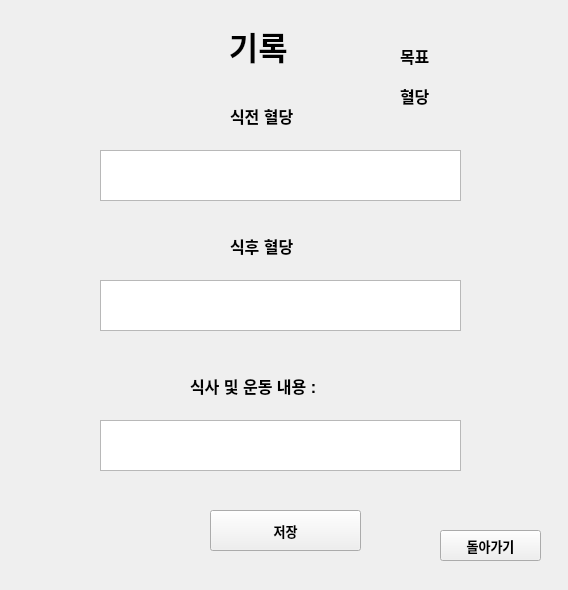
<?xml version="1.0" encoding="UTF-8"?>
<ui version="4.0">
 <class>Form</class>
 <widget class="QWidget" name="Form">
  <property name="geometry">
   <rect>
    <x>0</x>
    <y>0</y>
    <width>568</width>
    <height>590</height>
   </rect>
  </property>
  <property name="windowTitle">
   <string>Form</string>
  </property>
  <widget class="QLabel" name="label">
   <property name="geometry">
    <rect>
     <x>220</x>
     <y>20</y>
     <width>121</width>
     <height>51</height>
    </rect>
   </property>
   <property name="font">
    <font>
     <family>Arial</family>
     <pointsize>24</pointsize>
     <weight>75</weight>
     <bold>true</bold>
    </font>
   </property>
   <property name="text">
    <string> 기록</string>
   </property>
  </widget>
  <widget class="QTextEdit" name="text_1">
   <property name="geometry">
    <rect>
     <x>100</x>
     <y>150</y>
     <width>361</width>
     <height>51</height>
    </rect>
   </property>
  </widget>
  <widget class="QLabel" name="label_2">
   <property name="geometry">
    <rect>
     <x>230</x>
     <y>90</y>
     <width>111</width>
     <height>51</height>
    </rect>
   </property>
   <property name="font">
    <font>
     <family>Arial</family>
     <pointsize>12</pointsize>
     <weight>75</weight>
     <bold>true</bold>
    </font>
   </property>
   <property name="text">
    <string>식전 혈당 </string>
   </property>
  </widget>
  <widget class="QLabel" name="label_3">
   <property name="geometry">
    <rect>
     <x>230</x>
     <y>220</y>
     <width>271</width>
     <height>51</height>
    </rect>
   </property>
   <property name="font">
    <font>
     <family>Arial</family>
     <pointsize>12</pointsize>
     <weight>75</weight>
     <bold>true</bold>
    </font>
   </property>
   <property name="text">
    <string>식후 혈당 </string>
   </property>
  </widget>
  <widget class="QTextEdit" name="text_2">
   <property name="geometry">
    <rect>
     <x>100</x>
     <y>280</y>
     <width>361</width>
     <height>51</height>
    </rect>
   </property>
  </widget>
  <widget class="QLabel" name="label_4">
   <property name="geometry">
    <rect>
     <x>190</x>
     <y>360</y>
     <width>271</width>
     <height>51</height>
    </rect>
   </property>
   <property name="font">
    <font>
     <family>Arial</family>
     <pointsize>12</pointsize>
     <weight>75</weight>
     <bold>true</bold>
    </font>
   </property>
   <property name="text">
    <string>식사 및 운동 내용 :</string>
   </property>
  </widget>
  <widget class="QTextEdit" name="text_3">
   <property name="geometry">
    <rect>
     <x>100</x>
     <y>420</y>
     <width>361</width>
     <height>51</height>
    </rect>
   </property>
  </widget>
  <widget class="QPushButton" name="savebutton">
   <property name="geometry">
    <rect>
     <x>210</x>
     <y>510</y>
     <width>151</width>
     <height>41</height>
    </rect>
   </property>
   <property name="font">
    <font>
     <family>Arial</family>
     <pointsize>10</pointsize>
     <weight>75</weight>
     <bold>true</bold>
    </font>
   </property>
   <property name="text">
    <string>저장</string>
   </property>
   <property name="checkable">
    <bool>false</bool>
   </property>
   <property name="autoDefault">
    <bool>false</bool>
   </property>
  </widget>
  <widget class="QPushButton" name="backbutton">
   <property name="geometry">
    <rect>
     <x>440</x>
     <y>530</y>
     <width>101</width>
     <height>31</height>
    </rect>
   </property>
   <property name="font">
    <font>
     <family>Arial</family>
     <pointsize>10</pointsize>
     <weight>75</weight>
     <bold>true</bold>
    </font>
   </property>
   <property name="text">
    <string>돌아가기</string>
   </property>
   <property name="checkable">
    <bool>false</bool>
   </property>
   <property name="autoDefault">
    <bool>false</bool>
   </property>
  </widget>
  <widget class="QLabel" name="text_4">
   <property name="geometry">
    <rect>
     <x>460</x>
     <y>30</y>
     <width>101</width>
     <height>31</height>
    </rect>
   </property>
   <property name="font">
    <font>
     <family>Arial</family>
     <pointsize>11</pointsize>
    </font>
   </property>
   <property name="text">
    <string/>
   </property>
  </widget>
  <widget class="QLabel" name="text_5">
   <property name="geometry">
    <rect>
     <x>460</x>
     <y>80</y>
     <width>101</width>
     <height>31</height>
    </rect>
   </property>
   <property name="font">
    <font>
     <family>Arial</family>
     <pointsize>11</pointsize>
    </font>
   </property>
   <property name="text">
    <string/>
   </property>
  </widget>
  <widget class="QLabel" name="label_7">
   <property name="geometry">
    <rect>
     <x>400</x>
     <y>30</y>
     <width>51</width>
     <height>51</height>
    </rect>
   </property>
   <property name="font">
    <font>
     <family>Arial</family>
     <pointsize>12</pointsize>
     <weight>75</weight>
     <bold>true</bold>
    </font>
   </property>
   <property name="text">
    <string>목표 </string>
   </property>
  </widget>
  <widget class="QLabel" name="label_8">
   <property name="geometry">
    <rect>
     <x>400</x>
     <y>70</y>
     <width>51</width>
     <height>51</height>
    </rect>
   </property>
   <property name="font">
    <font>
     <family>Arial</family>
     <pointsize>12</pointsize>
     <weight>75</weight>
     <bold>true</bold>
    </font>
   </property>
   <property name="text">
    <string>혈당</string>
   </property>
  </widget>
 </widget>
 <resources/>
 <connections/>
</ui>
